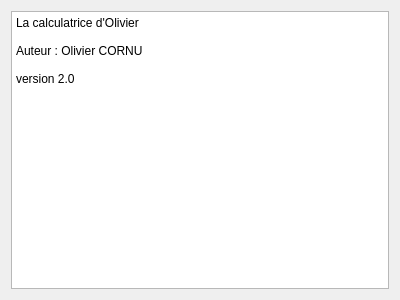
<?xml version="1.0" encoding="UTF-8"?>
<ui version="4.0">
 <class>APropos</class>
 <widget class="QDialog" name="APropos">
  <property name="geometry">
   <rect>
    <x>0</x>
    <y>0</y>
    <width>400</width>
    <height>300</height>
   </rect>
  </property>
  <property name="windowTitle">
   <string>Dialog</string>
  </property>
  <layout class="QGridLayout" name="gridLayout">
   <item row="0" column="0">
    <widget class="QPlainTextEdit" name="plainTextEdit">
     <property name="plainText">
      <string>La calculatrice d'Olivier

Auteur : Olivier CORNU

version 2.0</string>
     </property>
    </widget>
   </item>
  </layout>
 </widget>
 <resources/>
 <connections/>
</ui>
